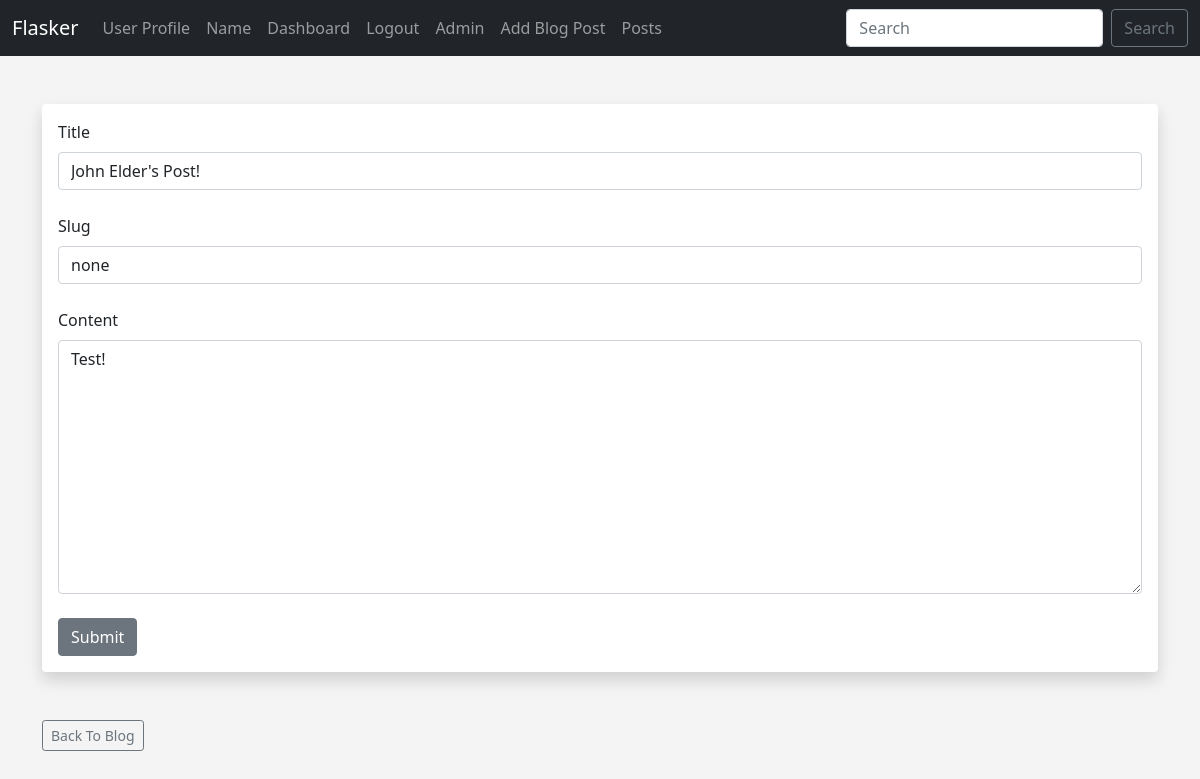
Screenshot of /posts/edit/3 (signed in) with the database file from the repository.
### app.py (models this page shows)
class Posts(db.Model):
	id = db.Column(db.Integer, primary_key=True)
	title = db.Column(db.String(255))
	content = db.Column(db.Text)
	date_posted = db.Column(db.DateTime, default=datetime.utcnow)
	slug = db.Column(db.String(255))
	poster_id = db.Column(db.Integer, db.ForeignKey('users.id'))

### app.py (the view, shortened to what this page needs)
@app.route('/posts/edit/<int:id>', methods=['GET', 'POST'])
@login_required
def edit_post(id):
	post = Posts.query.get_or_404(id)
	form = PostForm()
	if current_user.id == post.poster_id:
		form.title.data = post.title
		form.slug.data = post.slug
		form.content.data = post.content
		return render_template('edit_post.html', form=form)
	else:
		flash("You Aren't Authorized To Edit That Post!")
		posts = Posts.query.order_by(Posts.date_posted)
		return render_template("posts.html", posts=posts)

### webforms.py
class PostForm(FlaskForm):
	title = StringField("Title", validators=[DataRequired()])
	content = CKEditorField("Content", validators=[DataRequired()])
	slug = StringField("Slug", validators=[DataRequired()])
	submit = SubmitField("Submit")

class SearchForm(FlaskForm):
	searched = StringField("Searched", validators=[DataRequired()])
	submit = SubmitField("Submit")

### app.py (called while the page is built)
@login_manager.user_loader
def load_user(user_id):
	return Users.query.get(int(user_id))

@app.context_processor
def base():
	form = SearchForm()
	return dict(form=form)

### templates/edit_post.html (shortened to what this page needs)
{% extends 'base.html' %}
{% block content %}
<br/>
<div class="shadow p-3 mb-5 bg-body rounded">
	<form method="POST">
		{{ form.title.label(class="form-label") }}
		{{ form.title(class="form-control") }}
		<br/>
		{{ form.slug.label(class="form-label") }}
		{{ form.slug(class="form-control") }}
		<br/>
		{{ form.content.label(class="form-label") }}
		{{ form.content(class="form-control", rows="10") }}
		<br/>
		{{ form.submit(class="btn btn-secondary") }}
	</form>
</div>
<a href="{{ url_for('posts')}}" class="btn btn-outline-secondary btn-sm">Back To Blog</a>
{% endblock %}

### static/css/style.css (style rules this page uses)
body { background: #f4f4f4; }

### rows the page displays
Posts: title "John Elder's Post!", slug "none", content "Test!"
